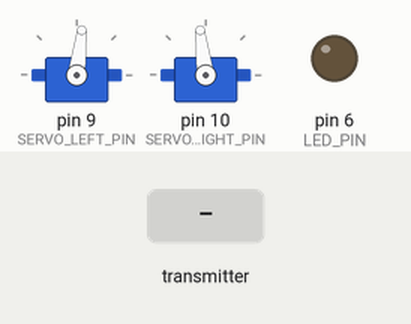
Bench run of a sketch on a simulated Arduino Uno, built with avr-gcc and run on an emulated ATmega328P. On the bench: 2 × servo, output pins drawn as LEDs (lit = HIGH). Inputs (shaded band) come from the test bench.

Above: at 1.27 s.
1.3 s: the transmitter starts sending readChannel.2 = 1000
3.0 s: the transmitter starts sending readChannel.0 = 1000
At 4.3 s:
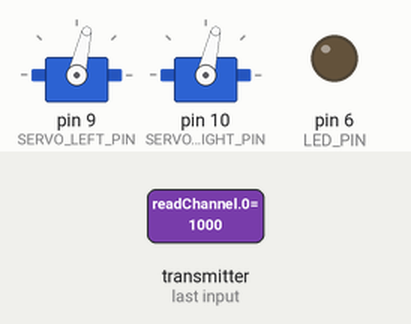
4.6 s: the transmitter starts sending readChannel.1 = 1000
At 5.9 s:
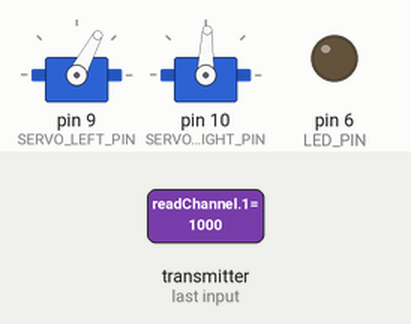
6.2 s: the transmitter starts sending readChannel.4 = 1250
At 7.1 s:
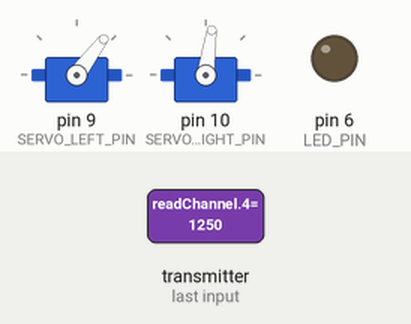
7.8 s: the transmitter starts sending readChannel.5 = 1000
At 8.3 s:
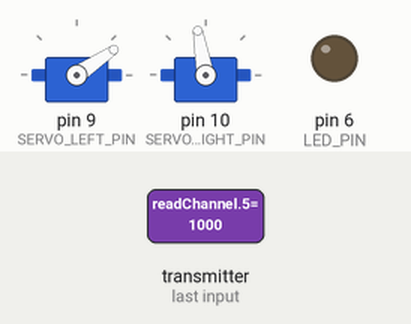
9.4 s: the transmitter starts sending readChannel.0 = 2000
At 10.6 s:
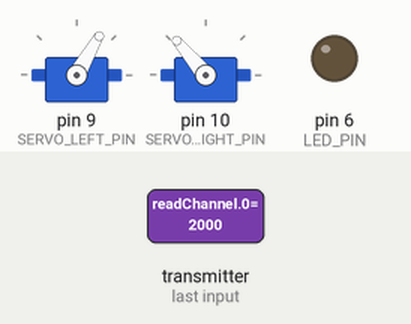
Timing chart, 0 to 12.0 s (numbered marks = the images above; inputs shaded):
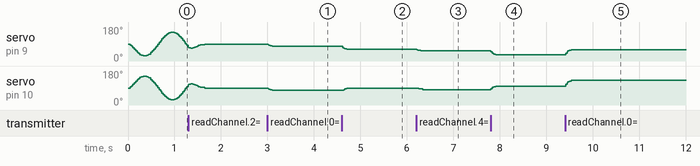

The sketch:

Mariposa_Servos.ino
```cpp
#include "Config.h"
#include "IBusReceiver.h"
#include "ServoMath.h"
#include "ServoController.h"
#include "FlightController.h"

IBusReceiver receiver;
ServoController servos;
FlightController flightController;

void setup()
{
  receiver.begin();
  servos.begin();
  flightController.begin();
}

void loop()
{
  IBusChannels channels = receiver.read();

  flightController.update(channels, servos);

  delay(4);
}
```

FlightController.h
```cpp
#ifndef FLIGHT_CONTROLLER_H
#define FLIGHT_CONTROLLER_H

#include <Arduino.h>
#include "Config.h"
#include "IBusReceiver.h"
#include "ServoMath.h"
#include "ServoController.h"

class FlightController
{
private:
  ServoMath servoMath;

  bool isPerchingState = false;
  int ledDebounceCounter = 0;

public:
  void begin()
  {
    pinMode(Config::LED_PIN, OUTPUT);
    digitalWrite(Config::LED_PIN, LOW);
  }

  void update(IBusChannels channels, ServoController &servos)
  {
    if (!channels.connected)
    {
      digitalWrite(Config::LED_PIN, LOW);

      servoMath.updateFailsafe();

      servos.centerWithOffset(
        servoMath.getOffset()
      );

      return;
    }

    updateLed(channels.ch8Raw);

    int steerValue =
      (abs(channels.steering - 1500) > 25)
      ? map(channels.steering, 1000, 2000, -15, 15)
      : 0;

    int finalSteer =
      steerValue +
      map(channels.ch5Trim, 1000, 2000, -15, 15);

    int elevOffset =
      (abs(channels.elevator - 1500) > 25)
      ? map(channels.elevator, 1000, 2000, -15, 15)
      : 0;

    int pitchTrim =
      map(
        channels.rawCh6,
        1000,
        2000,
        -Config::MAX_PITCH_TRIM,
         Config::MAX_PITCH_TRIM
      );

    updateFlightMode(channels);

    if (isPerchingState)
      servoMath.updatePerch(channels.rawCh6);
    else if (channels.throttle < 1050)
      servoMath.updateGlide();
    else
      servoMath.updateSine(channels.throttle);

    float offset = servoMath.getOffset();

    int outL =
      Config::CENTER_ANGLE +
      (int)offset +
      finalSteer +
      elevOffset +
      pitchTrim;

    int outR =
      Config::CENTER_ANGLE -
      (int)offset +
      finalSteer -
      elevOffset -
      pitchTrim;

    servos.update(outL, outR);
  }

private:
  void updateLed(int ch8Raw)
  {
    if (ch8Raw > 1550)
    {
      if (ledDebounceCounter < Config::LED_THRESHOLD)
        ledDebounceCounter++;
    }
    else if (ch8Raw < 1450)
    {
      if (ledDebounceCounter > 0)
        ledDebounceCounter--;
    }

    digitalWrite(
      Config::LED_PIN,
      ledDebounceCounter >= Config::LED_THRESHOLD
    );
  }

  void updateFlightMode(IBusChannels channels)
  {
    if (channels.throttle > 1100)
      isPerchingState = false;
    else if (channels.ch7Switch > 1600 && channels.throttle < 1100)
      isPerchingState = true;

    if (channels.ch7Switch < 1400)
      isPerchingState = false;
  }
};

#endif
```

IBusReceiver.h
```cpp
#ifndef IBUS_RECEIVER_H
#define IBUS_RECEIVER_H

#include <Arduino.h>
#include <IBusBM.h>
#include "Config.h"

struct IBusChannels
{
  bool connected;
  int steering;
  int elevator;
  int throttle;
  int ch5Trim;
  int rawCh6;
  int ch7Switch;
  int ch8Raw;
};

class IBusReceiver
{
private:
  IBusBM ibus;

  int lastChValues[8] =
  {
    1500, 1500, 1500, 1500,
    1500, 1500, 1500, 1500
  };

  int readFiltered(byte ch)
  {
    long sum = 0;

    for (int i = 0; i < 3; i++)
    {
      int value = ibus.readChannel(ch);

      if (value < 900 || value > 2100)
        value = 1500;

      sum += value;
    }

    int raw = sum / 3;

    if (abs(raw - lastChValues[ch]) > Config::DEADBAND)
      lastChValues[ch] = raw;

    return lastChValues[ch];
  }

public:
  void begin()
  {
    Serial.begin(115200);
    ibus.begin(Serial);
  }

  IBusChannels read()
  {
    IBusChannels channels;

    int ch3Raw = ibus.readChannel(2);

    channels.connected =
      (ch3Raw >= 1000 && ch3Raw <= 2000);

    channels.steering = readFiltered(0);
    channels.elevator = readFiltered(1);
    channels.throttle = readFiltered(2);
    channels.ch5Trim = readFiltered(4);
    channels.rawCh6 = readFiltered(5);
    channels.ch7Switch = readFiltered(6);
    channels.ch8Raw = readFiltered(7);

    return channels;
  }
};

#endif
```

ServoController.h
```cpp
#ifndef SERVO_CONTROLLER_H
#define SERVO_CONTROLLER_H

#include <Arduino.h>
#include <Servo.h>
#include "Config.h"

class ServoController
{
private:
  Servo servoLeft;
  Servo servoRight;

  float smoothL = 90.0;
  float smoothR = 90.0;

  int lastPosL = 90;
  int lastPosR = 90;

public:
  void begin()
  {
    servoLeft.attach(Config::SERVO_LEFT_PIN, 500, 2500);
    servoRight.attach(Config::SERVO_RIGHT_PIN, 500, 2500);

    servoLeft.write(Config::CENTER_ANGLE);
    servoRight.write(Config::CENTER_ANGLE);
  }

  void update(int targetL, int targetR)
  {
    targetL = constrain(
      targetL,
      Config::MIN_SERVO_ANGLE,
      Config::MAX_SERVO_ANGLE
    );

    targetR = constrain(
      targetR,
      Config::MIN_SERVO_ANGLE,
      Config::MAX_SERVO_ANGLE
    );

    smoothL += (targetL - smoothL) * 0.25;
    smoothR += (targetR - smoothR) * 0.25;

    int outL = round(smoothL);
    int outR = round(smoothR);

    if (abs(outL - lastPosL) >= 3)
    {
      servoLeft.write(outL);
      lastPosL = outL;
    }

    if (abs(outR - lastPosR) >= 3)
    {
      servoRight.write(outR);
      lastPosR = outR;
    }
  }

  void centerWithOffset(float offset)
  {
    update(
      Config::CENTER_ANGLE + (int)offset,
      Config::CENTER_ANGLE - (int)offset
    );
  }
};

#endif
```

ServoMath.h
```cpp
#ifndef SERVO_MATH_H
#define SERVO_MATH_H

#include <Arduino.h>
#include "Config.h"

class ServoMath
{
private:
  float phase = 0;
  float perchPhase = 0;
  float currentOffset = 0;
  bool wasFailsafe = true;

public:
  void updateSine(int throttle)
  {
    if (wasFailsafe)
    {
      phase = PI;
      wasFailsafe = false;
    }

    float speedFactor =
      map(throttle, 1050, 2000, 60, 100) / 1000.0;

    phase += speedFactor;

    if (phase >= (2 * PI))
      phase -= (2 * PI);

    currentOffset =
      sin(phase) * Config::FLAP_AMPLITUDE;
  }

  void updatePerch(int rawCh6)
  {
    wasFailsafe = true;

    float maxUpAngle =
      map(rawCh6, 1000, 2000, 30, 60);

    perchPhase += 0.01;

    float goalAngle =
      maxUpAngle +
      (sin(perchPhase) * 20.0) -
      20.0;

    if (abs(currentOffset - goalAngle) > 0.5)
    {
      currentOffset +=
        (currentOffset < goalAngle) ? 1.5 : -1.5;
    }
  }

  void updateGlide()
  {
    wasFailsafe = true;

    if (currentOffset < 0)
      currentOffset += 2.0;
    else if (currentOffset > 0)
      currentOffset -= 2.0;

    if (abs(currentOffset) < 2.5)
      currentOffset = 0;
  }

  void updateFailsafe()
  {
    if (currentOffset < 0)
      currentOffset += 1.5;
    else if (currentOffset > 0)
      currentOffset -= 1.5;

    if (abs(currentOffset) < 1.5)
      currentOffset = 0;

    wasFailsafe = true;
  }

  float getOffset()
  {
    return currentOffset;
  }
};

#endif
```

Config.h
```cpp
#ifndef CONFIG_H
#define CONFIG_H

#include <Arduino.h>

namespace Config
{
  const byte LED_PIN = 6;

  const int SERVO_LEFT_PIN = 9;
  const int SERVO_RIGHT_PIN = 10;

  const int CENTER_ANGLE = 90;
  const int FLAP_AMPLITUDE = 65;
  const int MAX_PITCH_TRIM = 20;

  const int MIN_SERVO_ANGLE = 20;
  const int MAX_SERVO_ANGLE = 160;

  const int DEADBAND = 10;
  const int LED_THRESHOLD = 5;
}

#endif
```

Measured:
- after the input at 3.0 s, servo on pin 9 (SERVO_LEFT_PIN), servo on pin 10 (SERVO_RIGHT_PIN): 90° → 77° at once
- after the input at 4.6 s, servo on pin 9 (SERVO_LEFT_PIN): 77° → 62° at once; servo on pin 10 (SERVO_RIGHT_PIN): 77° → 88° at once
- after the input at 6.2 s, servo on pin 9 (SERVO_LEFT_PIN): 62° → 53° at once; servo on pin 10 (SERVO_RIGHT_PIN): 88° → 85° after 0.05 s, → 82° 0.09 s later
- after the input at 7.8 s, servo on pin 9 (SERVO_LEFT_PIN): 53° → 34° at once; servo on pin 10 (SERVO_RIGHT_PIN): 82° → 100° at once
- after the input at 9.4 s, servo on pin 9 (SERVO_LEFT_PIN): 34° → 60° at once; servo on pin 10 (SERVO_RIGHT_PIN): 100° → 130° at once
- by itself, servo on pin 10 (SERVO_RIGHT_PIN): rises from 107° to 113° in 0.04 s, then falls to 90° in 0.29 s
